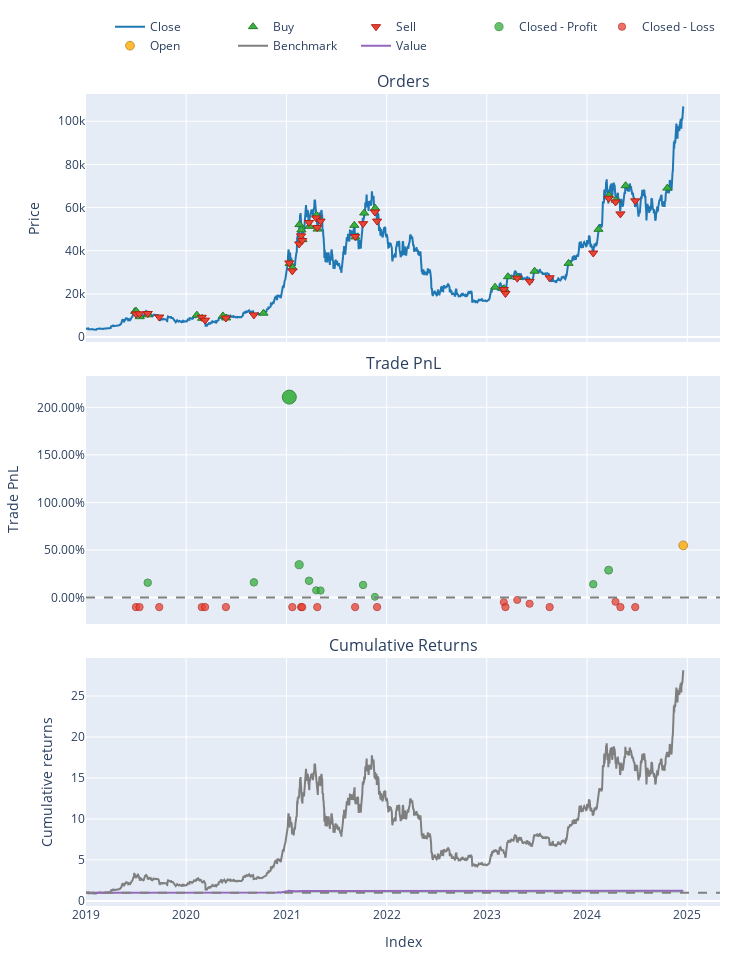

Source (notebook cell):
### Code cell
import numpy as np
import pandas as pd
import vectorbt as vbt
from numba import njit
from vectorbt.portfolio.enums import Direction, SizeType

# Create sample price data
btc_price2 = btc_price.copy()
close_price = btc_price2['Close']

# Assume btc_price['Close'], btc_price['High'], btc_price['Low'], and btc_price['Open'] are Series
close = btc_price['Close'].to_numpy()
high = btc_price['High'].to_numpy()
low = btc_price['Low'].to_numpy()
open_ = btc_price['Open'].to_numpy()
btc_price2 = btc_price.to_numpy()
entries = trend.ma_cross_slow.to_numpy()

# Create an array to store SL prices
sl_prices = np.full(close.shape[0], np.nan)  # Use a 1D array



# Numba-compiled order function
@njit
def order_func_nb(c, high, low, open_, entries, sl_prices):
    close_price = c.close[c.i, c.col]
    print("INDEX", c.i)
    print("COL", c.col)
    print("high", high[c.i])
    print('open', open_[c.i])
    print("close", close_price)
    print('low', low[c.i])
    print('position size :', c.position_now)
    print('cash:', c.cash_now)
    print('entries:', entries[c.i])
    print()

# if in position 
    if (c.position_now > 0):
        # Check if SL is hit
        if low[c.i-1] <= sl_prices[c.i]:
            value = vbt.portfolio.nb.order_nb(
                size=-np.inf,  # Close position
                price=sl_prices[c.i],
                size_type=SizeType.Amount,
                direction=Direction.LongOnly)

            print('sl hit at:', c.i, sl_prices[c.i])
            print("return value ", value)
            return value
        
        # check condition to adjust sl 
        # find lowest low in the last 5 bars
        # set sl n% lower than the lowest low
        # if new sl is higher than the current sl update
        # if new sl is lower than the current sl do nothing

        if c.i >= 5:  # Ensure there are enough bars to look back
            lowest_low = np.min(low[c.i-5:c.i])  # Find the lowest low in the last 5 bars
            new_sl_price = lowest_low * 0.90  # Set SL n% lower than the lowest low
            if new_sl_price > sl_prices[c.i]:
                if (entries[c.i] == 1):
                    print('sl update before',c.i,sl_prices[c.i])
                    sl_prices[:]= close_price * 0.90 # Calculate SL price
                    print('sl update after at index',c.i,sl_prices[c.i])
                if (entries[c.i] == 0):            
                    print('sl update before',c.i,sl_prices[c.i])
                    sl_prices[:]= close_price * 0.95 # Calculate SL price
                    print('sl update after at index',c.i,sl_prices[c.i])


    # if not in position search for position to enter
    elif (c.position_now == 0) & (c.i != 0):
        if entries[c.i] == 1:
            sl_price = close_price * 0.90
            order = vbt.portfolio.nb.order_nb(
                size=0.1,  # Adjusted order size
                price=close_price,  # Current closing price
                size_type=SizeType.Percent,  # Specify size type
                direction=Direction.LongOnly,  # Long-only trading
                fees=0.0,  # No fees
                slippage=0.0,  # No slippage
                allow_partial=False,  # Do not allow partial fills
                raise_reject=True  # Raise an error if the order is rejected
            )
            sl_prices[:] = sl_price 
            print('sl to put in array price:', sl_price)
            print('sl array',sl_prices[1])   # Save the SL price using a single index
            print('long order', c.i,order)
            print()
            return order
    


    return vbt.portfolio.enums.NoOrder


# Create portfolio
pf = vbt.Portfolio.from_order_func(
    close_price,           # Price DataFrame
    order_func_nb,
    high,
    low,
    open_,
    entries,    # Order function
    sl_prices,  # Pass the SL prices array
    init_cash=100000,  # Initial cash balance
)

# Display some portfolio performance metrics
print("Total Return:", pf.total_return())
print("\nOrder Records:")

pf.orders.records_readable
# Optional: Plot equity curve
pf.plot().show()

### Figure 1 — Plotly figure (JSON) as saved in the notebook; plotly's stock layout.template omitted (floating-point values rounded to 4 significant figures; data arrays with more than 128 entries replaced by an {"elided": "..."} marker saying what was removed)
{"data": [{"legendgroup": "0", "line": {"color": "#1f77b4"}, "name": "Close", "showlegend": true, "type": "scatter", "uid": "9eb71393-fd63-4253-8208-b9054c2441fa", "x": {"elided": "2178 str values"}, "xaxis": "x", "y": {"elided": "2178 float values"}, "yaxis": "y"}, {"customdata": [[0, 0.8408, 0], [2, 0.8296, 0], [4, 1.039, 0], [6, 0.967, 0], [8, 0.9704, 0], [10, 1.122, 0], [12, 0.9865, 0], [14, 1.082, 0], [16, 0.879, 0], [18, 0.3453, 0], [20, 0.363, 0], [22, 0.2311, 0], [24, 0.24, 0], [26, 0.2616, 0], [28, 0.2342, 0], [30, 0.2145, 0], [32, 0.2395, 0], [34, 0.2332, 0], [36, 0.2577, 0], [38, 0.2107, 0], [40, 0.203, 0], [42, 0.5188, 0], [44, 0.5325, 0], [46, 0.4227, 0], [48, 0.4275, 0], [50, 0.3838, 0], [52, 0.3397, 0], [54, 0.2356, 0], [56, 0.1847, 0], [58, 0.19, 0], [60, 0.17, 0], [62, 0.1711, 0]], "hovertemplate": "Order Id: %{customdata[0]}<br>Timestamp: %{x}<br>Price: %{y}<br>Size: %{customdata[1]:.6f}<br>Fees: %{customdata[2]:.6f}", "legendgroup": "1", "marker": {"color": "#37B13F", "line": {"color": "rgb(38,123,44)", "width": 1}, "size": 8, "symbol": "triangle-up"}, "mode": "markers", "name": "Buy", "type": "scatter", "uid": "21bfdaf2-c8f8-4216-a458-a90591693b8d", "x": ["2019-06-29T00:00:00+00:00", "2019-07-03T00:00:00+00:00", "2019-07-16T00:00:00+00:00", "2019-08-15T00:00:00+00:00", "2020-02-09T00:00:00+00:00", "2020-02-28T00:00:00+00:00", "2020-05-14T00:00:00+00:00", "2020-05-26T00:00:00+00:00", "2020-10-09T00:00:00+00:00", "2021-01-12T00:00:00+00:00", "2021-01-23T00:00:00+00:00", "2021-02-17T00:00:00+00:00", "2021-02-24T00:00:00+00:00", "2021-02-28T00:00:00+00:00", "2021-03-25T00:00:00+00:00", "2021-04-20T00:00:00+00:00", "2021-04-24T00:00:00+00:00", "2021-09-05T00:00:00+00:00", "2021-09-09T00:00:00+00:00", "2021-10-11T00:00:00+00:00", "2021-11-20T00:00:00+00:00", "2023-01-31T00:00:00+00:00", "2023-03-05T00:00:00+00:00", "2023-03-19T00:00:00+00:00", "2023-04-23T00:00:00+00:00", "2023-06-24T00:00:00+00:00", "2023-10-26T00:00:00+00:00", "2024-02-12T00:00:00+00:00", "2024-03-21T00:00:00+00:00", "2024-04-15T00:00:00+00:00", "2024-05-21T00:00:00+00:00", "2024-10-20T00:00:00+00:00"], "xaxis": "x", "y": [11890.0, 11930.0, 9431.0, 10290.0, 10160.0, 8692.0, 9791.0, 8840, 11050.0, 34060.0, 32080.0, 52120.0, 49690.0, 45140.0, 51300.0, 56430.0, 50033, 51768, 46390.0, 57470.0, 59710.0, 23130.0, 22430.0, 27970.0, 27590.0, 30532, 34150.0, 49920.0, 65500.0, 63420.0, 70140.0, 69030.0], "yaxis": "y"}, {"customdata": [[1, 0.8408, 0], [3, 0.8296, 0], [5, 1.039, 0], [7, 0.967, 0], [9, 0.9704, 0], [11, 1.122, 0], [13, 0.9865, 0], [15, 1.082, 0], [17, 0.879, 0], [19, 0.3453, 0], [21, 0.363, 0], [23, 0.2311, 0], [25, 0.24, 0], [27, 0.2616, 0], [29, 0.2342, 0], [31, 0.2145, 0], [33, 0.2395, 0], [35, 0.2332, 0], [37, 0.2577, 0], [39, 0.2107, 0], [41, 0.203, 0], [43, 0.5188, 0], [45, 0.5325, 0], [47, 0.4227, 0], [49, 0.4275, 0], [51, 0.3838, 0], [53, 0.3397, 0], [55, 0.2356, 0], [57, 0.1847, 0], [59, 0.19, 0], [61, 0.17, 0]], "hovertemplate": "Order Id: %{customdata[0]}<br>Timestamp: %{x}<br>Price: %{y}<br>Size: %{customdata[1]:.6f}<br>Fees: %{customdata[2]:.6f}", "legendgroup": "2", "marker": {"color": "#EA4335", "line": {"color": "rgb(181,31,18)", "width": 1}, "size": 8, "symbol": "triangle-down"}, "mode": "markers", "name": "Sell", "type": "scatter", "uid": "915c251f-75ac-4edf-99a2-e021771bfcb7", "x": ["2019-07-02T00:00:00+00:00", "2019-07-15T00:00:00+00:00", "2019-08-14T00:00:00+00:00", "2019-09-25T00:00:00+00:00", "2020-02-27T00:00:00+00:00", "2020-03-10T00:00:00+00:00", "2020-05-25T00:00:00+00:00", "2020-09-04T00:00:00+00:00", "2021-01-11T00:00:00+00:00", "2021-01-22T00:00:00+00:00", "2021-02-16T00:00:00+00:00", "2021-02-23T00:00:00+00:00", "2021-02-27T00:00:00+00:00", "2021-03-24T00:00:00+00:00", "2021-04-19T00:00:00+00:00", "2021-04-23T00:00:00+00:00", "2021-05-05T00:00:00+00:00", "2021-09-08T00:00:00+00:00", "2021-10-07T00:00:00+00:00", "2021-11-19T00:00:00+00:00", "2021-11-27T00:00:00+00:00", "2023-03-04T00:00:00+00:00", "2023-03-10T00:00:00+00:00", "2023-04-22T00:00:00+00:00", "2023-06-06T00:00:00+00:00", "2023-08-18T00:00:00+00:00", "2024-01-24T00:00:00+00:00", "2024-03-20T00:00:00+00:00", "2024-04-14T00:00:00+00:00", "2024-05-02T00:00:00+00:00", "2024-06-25T00:00:00+00:00"], "xaxis": "x", "y": [10700.0, 10740.0, 10910.0, 9264.0, 9140.0, 7823.0, 8812.0, 10250.0, 34340.0, 30660.0, 43150.0, 46910.0, 44720.0, 53100, 55210.0, 50790.0, 53740.0, 46590.0, 52550.0, 57930.0, 53740.0, 22000.0, 20180.0, 27270.0, 25800.0, 27480.0, 38950.0, 64305, 62610.0, 57080.0, 63130.0], "yaxis": "y"}, {"customdata": [[2, 2, 1534.0, 0.1565], [7, 7, 1528.0, 0.1598], [8, 8, 20470.0, 2.107], [10, 10, 4020.0, 0.3452], [13, 13, 2082.0, 0.1763], [14, 14, 914.9, 0.07615], [16, 16, 888.0, 0.07409], [18, 18, 1586.0, 0.1327], [19, 19, 97.29, 0.008032], [26, 26, 1631.0, 0.1406], [27, 27, 3388.0, 0.2881]], "hovertemplate": "Exit Trade Id: %{customdata[0]}<br>Position Id: %{customdata[1]}<br>Exit Timestamp: %{x}<br>PnL: %{customdata[2]:.6f}<br>Return: %{customdata[3]:.2%}", "legendgroup": "3", "marker": {"color": "#37B13F", "line": {"color": "rgb(38,123,44)", "width": 1}, "opacity": [0.7606, 0.7608, 0.9, 0.7741, 0.762, 0.7549, 0.7547, 0.7589, 0.75, 0.7595, 0.77], "size": [7.495, 7.506, 14, 8.124, 7.561, 7.227, 7.22, 7.416, 7, 7.442, 7.934], "symbol": "circle"}, "mode": "markers", "name": "Closed - Profit", "type": "scatter", "uid": "a637c0b1-0aab-4042-9aad-b7f0cf49b64b", "x": ["2019-08-14T00:00:00+00:00", "2020-09-04T00:00:00+00:00", "2021-01-11T00:00:00+00:00", "2021-02-16T00:00:00+00:00", "2021-03-24T00:00:00+00:00", "2021-04-19T00:00:00+00:00", "2021-05-05T00:00:00+00:00", "2021-10-07T00:00:00+00:00", "2021-11-19T00:00:00+00:00", "2024-01-24T00:00:00+00:00", "2024-03-20T00:00:00+00:00"], "xaxis": "x2", "y": [0.1565, 0.1598, 2.107, 0.3452, 0.1763, 0.07615, 0.07409, 0.1327, 0.008032, 0.1406, 0.2881], "yaxis": "y2"}, {"customdata": [[0, 0, -1000, -0.1], [1, 1, -990, -0.1], [3, 3, -995.4, -0.1], [4, 4, -985.5, -0.1], [5, 5, -975.6, -0.1], [6, 6, -965.9, -0.1], [9, 9, -1176.0, -0.1], [11, 11, -1205.0, -0.1], [12, 12, -1193.0, -0.1], [15, 15, -1211.0, -0.1], [17, 17, -1207.0, -0.1], [20, 20, -1212.0, -0.1], [21, 21, -584.3, -0.04869], [22, 22, -1194.0, -0.1], [23, 23, -295.5, -0.02499], [24, 24, -763.6, -0.06475], [25, 25, -1172.0, -0.1], [28, 28, -534.0, -0.04412], [29, 29, -1205.0, -0.1], [30, 30, -1193.0, -0.1]], "hovertemplate": "Exit Trade Id: %{customdata[0]}<br>Position Id: %{customdata[1]}<br>Exit Timestamp: %{x}<br>PnL: %{customdata[2]:.6f}<br>Return: %{customdata[3]:.2%}", "legendgroup": "4", "marker": {"color": "#EA4335", "line": {"color": "rgb(181,31,18)", "width": 1}, "opacity": [0.7566, 0.7566, 0.7566, 0.7566, 0.7566, 0.7566, 0.7566, 0.7566, 0.7566, 0.7566, 0.7566, 0.7566, 0.7529, 0.7566, 0.7512, 0.7541, 0.7566, 0.7526, 0.7566, 0.7566], "size": [7.307, 7.307, 7.307, 7.307, 7.307, 7.307, 7.307, 7.307, 7.307, 7.307, 7.307, 7.307, 7.136, 7.307, 7.057, 7.189, 7.307, 7.12, 7.307, 7.307], "symbol": "circle"}, "mode": "markers", "name": "Closed - Loss", "type": "scatter", "uid": "641b0a21-8d8e-428c-8419-040f9fad9cec", "x": ["2019-07-02T00:00:00+00:00", "2019-07-15T00:00:00+00:00", "2019-09-25T00:00:00+00:00", "2020-02-27T00:00:00+00:00", "2020-03-10T00:00:00+00:00", "2020-05-25T00:00:00+00:00", "2021-01-22T00:00:00+00:00", "2021-02-23T00:00:00+00:00", "2021-02-27T00:00:00+00:00", "2021-04-23T00:00:00+00:00", "2021-09-08T00:00:00+00:00", "2021-11-27T00:00:00+00:00", "2023-03-04T00:00:00+00:00", "2023-03-10T00:00:00+00:00", "2023-04-22T00:00:00+00:00", "2023-06-06T00:00:00+00:00", "2023-08-18T00:00:00+00:00", "2024-04-14T00:00:00+00:00", "2024-05-02T00:00:00+00:00", "2024-06-25T00:00:00+00:00"], "xaxis": "x2", "y": [-0.1, -0.1, -0.1, -0.1, -0.1, -0.1, -0.1, -0.1, -0.1, -0.1, -0.1, -0.1, -0.04869, -0.1, -0.02499, -0.06475, -0.1, -0.04412, -0.1, -0.1], "yaxis": "y2"}, {"customdata": [[31, 31, 6476.0, 0.5484]], "hovertemplate": "Exit Trade Id: %{customdata[0]}<br>Position Id: %{customdata[1]}<br>Exit Timestamp: %{x}<br>PnL: %{customdata[2]:.6f}<br>Return: %{customdata[3]:.2%}", "legendgroup": "5", "marker": {"color": "#FFAA00", "line": {"color": "rgb(178,118,0)", "width": 1}, "opacity": [0.7886], "size": [8.802], "symbol": "circle"}, "mode": "markers", "name": "Open", "type": "scatter", "uid": "a9da0481-e1a2-4032-b696-089ec7f765fc", "x": ["2024-12-17T00:00:00+00:00"], "xaxis": "x2", "y": [0.5484], "yaxis": "y2"}, {"legendgroup": "6", "line": {"color": "#7f7f7f"}, "name": "Benchmark", "showlegend": true, "type": "scatter", "uid": "c683ca36-2f48-4dd0-a3a5-231c3dbf8558", "x": {"elided": "2178 str values"}, "xaxis": "x3", "y": {"elided": "2178 float values"}, "yaxis": "y3"}, {"hoverinfo": "skip", "legendgroup": "7", "line": {"color": "rgba(0, 0, 0, 0)", "width": 0}, "opacity": 0, "showlegend": false, "type": "scatter", "uid": "6529a686-5392-4bf5-a68b-607e8ac605e7", "x": {"elided": "2178 str values"}, "xaxis": "x3", "y": {"elided": "2178 int values"}, "yaxis": "y3"}, {"connectgaps": false, "fill": "tonexty", "fillcolor": "rgba(0, 128, 0, 0.3)", "hoverinfo": "skip", "legendgroup": "7", "line": {"color": "rgba(0, 0, 0, 0)", "width": 0}, "opacity": 0, "showlegend": false, "type": "scatter", "uid": "c3c34656-b5f8-4134-b576-f27b7534fb7f", "x": {"elided": "2178 str values"}, "xaxis": "x3", "y": {"elided": "2178 float values"}, "yaxis": "y3"}, {"hoverinfo": "skip", "legendgroup": "7", "line": {"color": "rgba(0, 0, 0, 0)", "width": 0}, "opacity": 0, "showlegend": false, "type": "scatter", "uid": "69cbd6c3-87da-4ce5-94dc-866aa5432857", "x": {"elided": "2178 str values"}, "xaxis": "x3", "y": {"elided": "2178 int values"}, "yaxis": "y3"}, {"connectgaps": false, "fill": "tonexty", "fillcolor": "rgba(255, 0, 0, 0.3)", "hoverinfo": "skip", "legendgroup": "7", "line": {"color": "rgba(0, 0, 0, 0)", "width": 0}, "opacity": 0, "showlegend": false, "type": "scatter", "uid": "29df2caf-fc77-45dd-82d6-30feec688f9d", "x": {"elided": "2178 str values"}, "xaxis": "x3", "y": {"elided": "2178 float values"}, "yaxis": "y3"}, {"legendgroup": "8", "line": {"color": "#9467bd"}, "name": "Value", "showlegend": true, "type": "scatter", "uid": "0abe1958-488f-44f6-bb3e-ff04b8866098", "x": {"elided": "2178 str values"}, "xaxis": "x3", "y": {"elided": "2178 float values"}, "yaxis": "y3"}, {"hoverinfo": "skip", "legendgroup": "7", "line": {"color": "rgba(0, 0, 0, 0)", "width": 0}, "opacity": 0, "showlegend": false, "type": "scatter", "uid": "02ba282d-61a9-40f8-9a94-ef5b10c1e495", "x": {"elided": "2178 str values"}, "xaxis": "x3", "y": {"elided": "2178 int values"}, "yaxis": "y3"}], "layout": {"annotations": [{"font": {"size": 16}, "showarrow": false, "text": "Orders", "x": 0.5, "xanchor": "center", "xref": "paper", "y": 1, "yanchor": "bottom", "yref": "paper"}, {"font": {"size": 16}, "showarrow": false, "text": "Trade PnL", "x": 0.5, "xanchor": "center", "xref": "paper", "y": 0.6528, "yanchor": "bottom", "yref": "paper"}, {"font": {"size": 16}, "showarrow": false, "text": "Cumulative Returns", "x": 0.5, "xanchor": "center", "xref": "paper", "y": 0.3056, "yanchor": "bottom", "yref": "paper"}], "height": 960, "legend": {"orientation": "h", "traceorder": "normal", "x": 1, "xanchor": "right", "y": 1.042, "yanchor": "bottom"}, "margin": {"b": 30, "l": 30, "r": 30, "t": 30}, "shapes": [{"line": {"color": "gray", "dash": "dash"}, "type": "line", "x0": 0, "x1": 1, "xref": "paper", "y0": 0, "y1": 0, "yref": "y2"}, {"line": {"color": "gray", "dash": "dash"}, "type": "line", "x0": 0, "x1": 1, "xref": "paper", "y0": 1, "y1": 1, "yref": "y3"}], "showlegend": true, "width": 750, "xaxis": {"anchor": "y", "domain": [0, 1], "matches": "x3", "showticklabels": false}, "xaxis2": {"anchor": "y2", "domain": [0, 1], "matches": "x3", "showticklabels": false}, "xaxis3": {"anchor": "y3", "domain": [0, 1], "title": {"text": "Index"}}, "yaxis": {"anchor": "x", "domain": [0.6944, 1], "title": {"text": "Price"}}, "yaxis2": {"anchor": "x2", "domain": [0.3472, 0.6528], "tickformat": ".2%", "title": {"text": "Trade PnL"}}, "yaxis3": {"anchor": "x3", "domain": [0, 0.3056], "title": {"text": "Cumulative returns"}}}}
